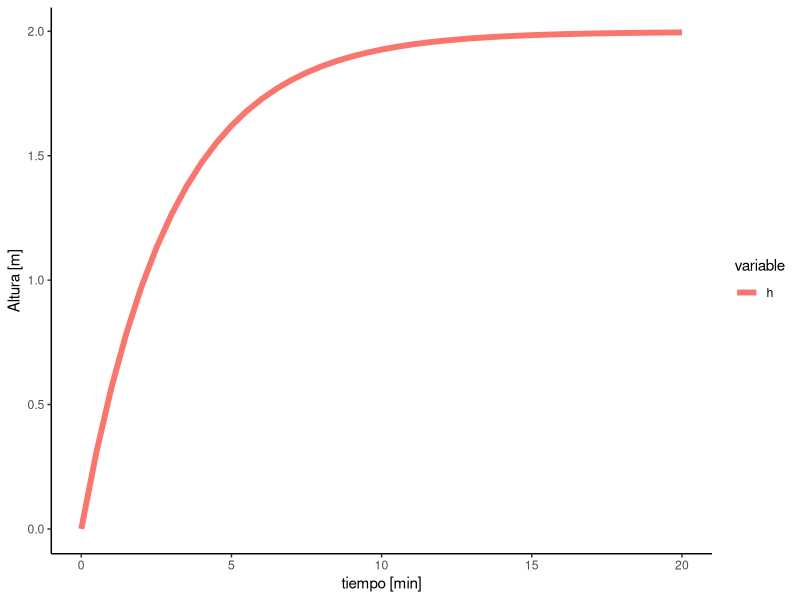

The R script that drew this image: (Note: this script raises an error after producing the figure.)
#Instalamos los paquetes necesarios:

#(1)

install.packages('deSolve')

#Importamos las librerías:

library(tidyverse)
library(deSolve)
library(gridExtra)

#(2)

#Parámetros:

pars  <- c(A = 2,      #[m^2]
           R = 1.5,    #[min/m^2]
           fi = 1.332) #[m^3/min]

estanqueNivel <- function(t,h,pars) {
  
  #Extraemos los parámetros
  
  A <- pars['A']
  R <- pars['R']
  fi <- pars['fi']
  
  #Modelo
  
  dh <- fi/A-h/(R*A)
  
  list(dh)
}

#Tiempo y condición inicial

times <- seq(0, 20, by = 0.5)
xstart <- c(h=0)

#ODE

ode(func=estanqueNivel, 
    y=xstart, 
    times = times, 
    parms = pars
    )%>%
  as.data.frame() -> out

out %>%
  gather(variable,value,-time) %>%
  ggplot(aes(x=time,y=value,color=variable))+
  geom_line(size=2)+
  theme_classic()+
  labs(x='tiempo [min]',y='Altura [m]')

#(3)

#Función de Costos:

funcionCostos <- function(datosexp, Fi) {
  
  #Parámetros:
  
  pars  <- c(A = 2,   #[m^2]
             R = 1.5, #[min/m^2]
             fi = Fi) #[m^3/min]
  
  ode(func=estanqueNivel, 
      y=xstart, 
      times = times, 
      parms = pars
  )%>%
    as.data.frame() -> out
  
  return((sum(A7$h-out$h))^2)
}

#(5)

#Barrido 

#Buscando manualmente un rango para Fi
funcionCostos(A7,1.332)
#error = 0.0008010407

#Proponemos desde 0 a 1.4 con paso 0.001
Fi = seq(0, 1.4, by=0.001)
i = 0
lista = c()

#Iteración
while (i<length(Fi)){
  lista <- append(lista,funcionCostos(A7,Fi[i]))
  i <- i+1
}

#Eliminamos NA
eliminar_NA <- function(x) {
  return(x [! is.na (x)])
}

lista <- eliminar_NA(lista)

#(6)

#Buscamos el mínimo error de la lista
min(lista)
#min = 0.0005492945

#Buscamos el índice correspondiente:
which(lista<0.0006)
#índice = 1332

#Buscamos a qué flujo corresponde
Fi[1332]
#flujo = 1.331 

#(7)

df_E_Fi <- data.frame(
  'Error' = lista,
  'Fi' = Fi[1:1400]
)

df_h_he_t <- data.frame(
  'h_exp' = A7$h,
  'h_mod' = out$h,
  't' = A7$t
)

df_hmod <- data.frame(
  'h_mod' = out$h
)

plot1 <- ggplot(data = df_E_Fi, aes(y = Error, x = Fi)) +
  geom_line(aes(colour = "Error de ajuste")) +
  labs(x = 'Fi [m^3/min]', y = 'Error de ajuste') + theme_bw() +
  scale_color_manual(name = 'Error: 0.0005492945 \nFi: 1.331', values="blue")

plot2 <- ggplot(data = df_h_he_t, aes(t)) +
  geom_point(aes(y=h_exp, colour = "Altura experimental")) + 
  geom_line(aes(y=h_mod , colour = "Altura del modelo"))+
  labs(x = 'Tiempo [min]', y = 'Altura [m]') + theme_bw() +
  scale_color_manual(values = c("green","red"), name = 'Error: 0.0005492945 \nFi: 1.331\nCor: 0.992961')

grid.arrange(plot1,plot2, ncol=2)

#Coeficiente de correlación entre h_mod y h_exp
cor(df_h_he_t$h_exp,df_h_he_t$h_mod)
